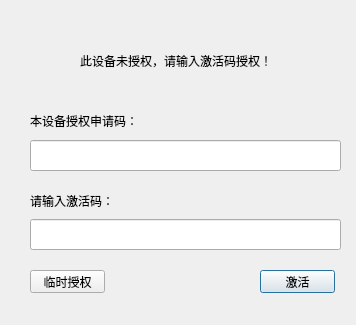
<?xml version="1.0" encoding="UTF-8"?>
<ui version="4.0">
 <class>DialogClass</class>
 <widget class="QDialog" name="DialogClass">
  <property name="geometry">
   <rect>
    <x>0</x>
    <y>0</y>
    <width>356</width>
    <height>325</height>
   </rect>
  </property>
  <property name="windowTitle">
   <string>授权面板</string>
  </property>
  <widget class="QPushButton" name="pushButton">
   <property name="geometry">
    <rect>
     <x>260</x>
     <y>270</y>
     <width>75</width>
     <height>23</height>
    </rect>
   </property>
   <property name="text">
    <string>激活</string>
   </property>
  </widget>
  <widget class="QLineEdit" name="lineEdit_Author">
   <property name="geometry">
    <rect>
     <x>30</x>
     <y>219</y>
     <width>311</width>
     <height>31</height>
    </rect>
   </property>
  </widget>
  <widget class="QLabel" name="label_Enter">
   <property name="geometry">
    <rect>
     <x>30</x>
     <y>190</y>
     <width>81</width>
     <height>21</height>
    </rect>
   </property>
   <property name="text">
    <string>请输入激活码：</string>
   </property>
  </widget>
  <widget class="QLineEdit" name="lineEdit_Apply">
   <property name="geometry">
    <rect>
     <x>30</x>
     <y>140</y>
     <width>311</width>
     <height>31</height>
    </rect>
   </property>
   <property name="readOnly">
    <bool>true</bool>
   </property>
  </widget>
  <widget class="QLabel" name="label_Apply">
   <property name="geometry">
    <rect>
     <x>30</x>
     <y>110</y>
     <width>111</width>
     <height>21</height>
    </rect>
   </property>
   <property name="text">
    <string>本设备授权申请码：</string>
   </property>
  </widget>
  <widget class="QLabel" name="label_Note">
   <property name="geometry">
    <rect>
     <x>80</x>
     <y>50</y>
     <width>191</width>
     <height>21</height>
    </rect>
   </property>
   <property name="text">
    <string>此设备未授权，请输入激活码授权！</string>
   </property>
  </widget>
  <widget class="QPushButton" name="pushButtonTempAuthority">
   <property name="geometry">
    <rect>
     <x>30</x>
     <y>270</y>
     <width>75</width>
     <height>23</height>
    </rect>
   </property>
   <property name="text">
    <string>临时授权</string>
   </property>
  </widget>
 </widget>
 <layoutdefault spacing="6" margin="11"/>
 <resources>
  <include location="fastvideo.qrc"/>
 </resources>
 <connections/>
</ui>
